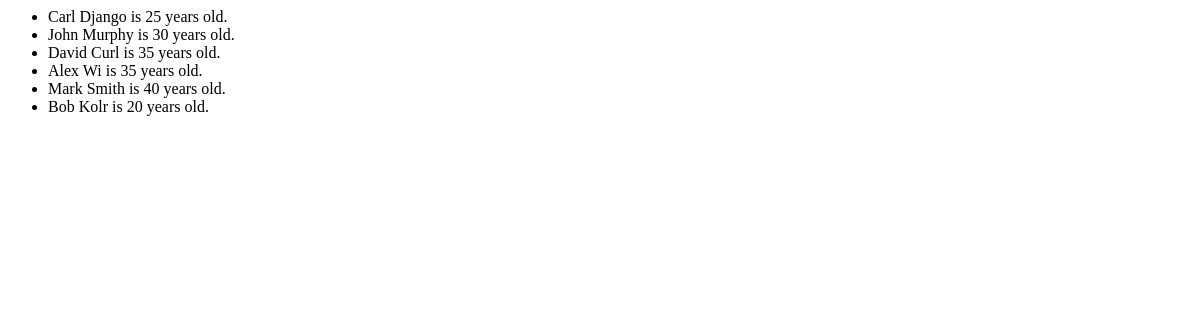
The app's page /first_app/, older data.
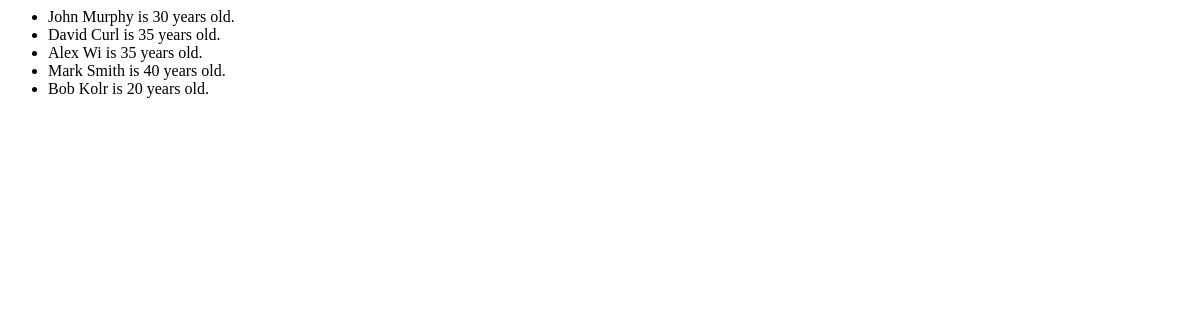
The same page, newer data.
### first_app/models.py (models this page shows)
class Patient(models.Model):
    first_name = models.CharField(max_length=30)
    last_name = models.CharField(max_length=30)
    age = models.IntegerField(validators=[MaxValueValidator(0),MinValueValidator(120)])
    heartrate = models.IntegerField(default=60,validators=[MaxValueValidator(1),MinValueValidator(300)])
    def __str__(self):
        return f"{self.first_name} {self.last_name} is {self.age} years old."

### first_app/views.py (the view)
# urls.py: path('',views.list_patients,name='list_patients')
def list_patients(request):
    list_patients = models.Patient.objects.all()
    context = {'patients':list_patients}
    return render(request,'first_app/patients.html',context=context)

### first_app/templates/first_app/patients.html (shortened to what this page needs)
<html lang="en">
<head>
</head>
<body>
    <ul>
        {% for patient in patients %}
        <li>{{patient}}</li>
        {% endfor %}
    </ul>
</body>
</html>

Row changes from the older to the newer data that the page shows:
removed Patient: first_name+last_name+age "Carl Django is 25 years old."
